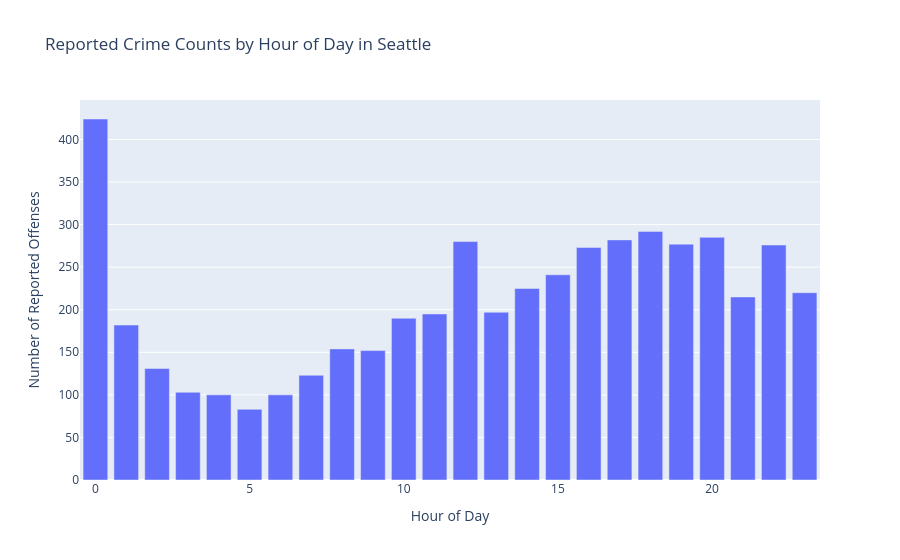

Notebook code cell kept with this figure:
### Markdown cell above
### Question 1: How do reported crime counts vary by hour of day in Seattle?

This chart compares the number of reported offenses across the 24 hours of the day.

### Code cell
# To answer the first question, I group the records by hour of day.
hourly_crimes = (
    df["Hour"]
    .value_counts()
    .sort_index()
    .reset_index()
)

# Rename columns so the chart code and labels are easier to understand.
hourly_crimes.columns = ["hour", "reported_offenses"]

# A bar chart works here because I am comparing counts across ordered hour categories.
fig1 = px.bar(
    hourly_crimes,
    x="hour",
    y="reported_offenses",
    title="Reported Crime Counts by Hour of Day in Seattle",
    labels={
        "hour": "Hour of Day",
        "reported_offenses": "Number of Reported Offenses"
    }
)

fig1.show()
fig1.write_image("charts/crime_counts_by_hour.png")

### Figure 1 — Plotly figure (JSON) as saved in the notebook; plotly's stock layout.template omitted (floating-point values rounded to 4 significant figures)
{"data": [{"hovertemplate": "Hour of Day=%{x}<br>Number of Reported Offenses=%{y}<extra></extra>", "legendgroup": "", "marker": {"color": "#636efa", "pattern": {"shape": ""}}, "name": "", "orientation": "v", "showlegend": false, "textposition": "auto", "type": "bar", "x": [0, 1, 2, 3, 4, 5, 6, 7, 8, 9, 10, 11, 12, 13, 14, 15, 16, 17, 18, 19, 20, 21, 22, 23], "xaxis": "x", "y": [424, 182, 131, 103, 100, 83, 100, 123, 154, 152, 190, 195, 280, 197, 225, 241, 273, 282, 292, 277, 285, 215, 276, 220], "yaxis": "y"}], "layout": {"barmode": "relative", "legend": {"tracegroupgap": 0}, "title": {"text": "Reported Crime Counts by Hour of Day in Seattle"}, "xaxis": {"anchor": "y", "domain": [0, 1], "title": {"text": "Hour of Day"}}, "yaxis": {"anchor": "x", "domain": [0, 1], "title": {"text": "Number of Reported Offenses"}}}}
